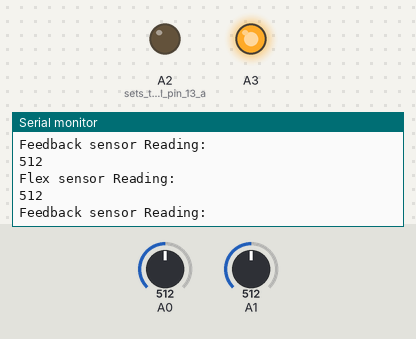
This sketch was run on a simulated Arduino Uno, built with avr-gcc and run on an emulated ATmega328P. Parts: output pins drawn as LEDs (lit = HIGH), the last lines printed to the serial monitor. The test bench sets the inputs (shaded band); at power-on: A0 = 512, A1 = 512.

Above: at 1.2 s.
1.3 s: A0 set to 990
At 2.0 s:
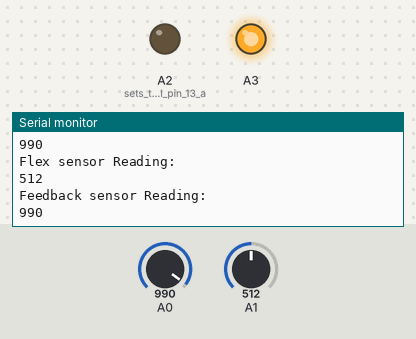
4.3 s: A0 set to 1017
At 5.0 s:
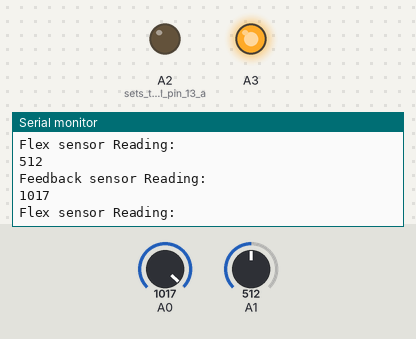
10.3 s: A1 set to 110
At 10.9 s:
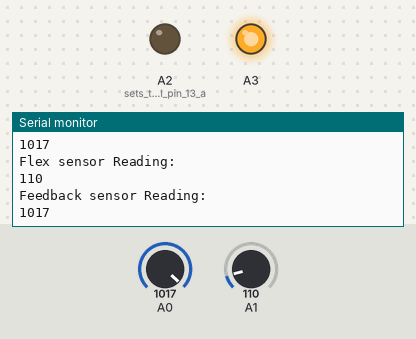
13.3 s: A1 set to 95
At 13.9 s:
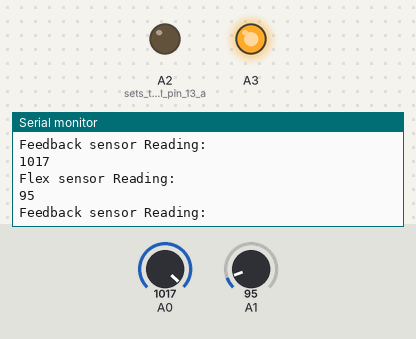
Timing chart, 0 to 16.3 s (numbered marks = the images above; inputs shaded):
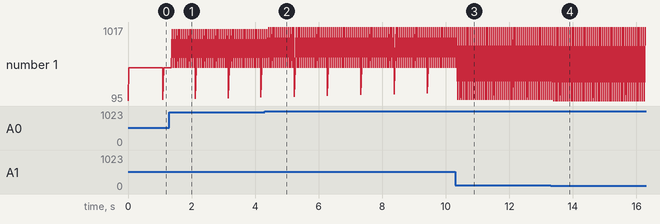

Measured:
- the behaviour switches between 999 and 1000 on A0 (found by bisection; images 1 and 2)
- the behaviour switches between 100 and 99 on A1 (found by bisection; images 3 and 4)
- after the input at 1.3 s, the serial monitor: prints a new line after 0.09 s (image 1)
- after the input at 4.3 s, the serial monitor: prints a new line after 0.12 s (image 2)
- after the input at 10.3 s, the serial monitor: prints a new line after 0.07 s (image 3)
- after the input at 13.3 s, the serial monitor: prints a new line after 0.09 s (image 4)
- plotted number 1: 512 → 1017 after the input at 4.3 s, 1017 → 110 after the input at 10.3 s, 110 → 95 after the input at 13.3 s

The sketch:

mcp4275.ino
```cpp
/*
   Arduino Digital to Analog Coverter MCP4725 Interface code
   Library from Adafruit-MCP4725
   see text at www.theorycircuit.com
*/
#include <Wire.h>           //wire library
#include <Adafruit_MCP4725.h> // MCP4725 library from adafruit
#define analogVin A0          // Analog voltage input to A0

Adafruit_MCP4725 MCP4725;
unsigned long t = millis();
int a = 0;
void setup(void) {
  Serial.begin(9600);
  MCP4725.begin(0x60); // Default I2C Address of MCP4725 breakout board (sparkfun)
  pinMode(A2, OUTPUT);    // sets the digital pin 13 as output
  pinMode(A3, OUTPUT);

  digitalWrite(A2, LOW);
  digitalWrite(A3, HIGH);
}

char keyPressed() {
  static char key_pressed;
  if (Serial.available() > 0) {
    key_pressed = Serial.read();
    Serial.println(key_pressed);
  }
  return key_pressed;
}

void loop(void) {
  uint32_t MCP4725_value = 930;

  //float MCP4725_expected_output;
  for (MCP4725_value = 100; MCP4725_value <= 800; MCP4725_value = MCP4725_value+10) {
  MCP4725.setVoltage(MCP4725_value, false);
  Serial.println(MCP4725_value, DEC);

    while(millis() - t < 1000){//before the para is a<7500
    MCP4725.setVoltage(MCP4725_value, false);
    Serial.println("Flex sensor Reading:");
    Serial.println(analogRead(A1), DEC);
    Serial.println("Feedback sensor Reading:");
    Serial.println(analogRead(A0), DEC);
    if(keyPressed() == 'c'){
      break;
      }
    }
    t = millis();

  if (keyPressed() == 'q'){
    while (1){
      MCP4725.setVoltage(100, false);
      if(keyPressed() == 'c'){
        break;
        }
      }
    }
  }


}
```
